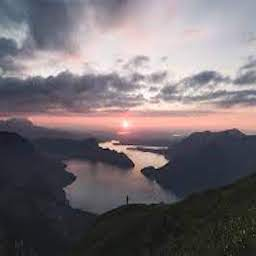
#> input picture Fifth/scenery.jpeg, 256 x 256 px, found by its file name
$ python robert.py
#> lines starting #> are read from the running program, lines starting #| are printed output that depends on the picture
import sys
import numpy as np
from scipy import ndimage
import matplotlib.pyplot as plt
from skimage import io
from sklearn.preprocessing import normalize

plt.rcParams['figure.figsize'] = [10, 5]

roberts_cross_v = np.array( [[ 0, 0, 0 ],
                             [ 0, 1, 0 ],
                             [ 0, 0,-1 ]] )

roberts_cross_h = np.array( [[ 0, 0, 0 ],
                             [ 0, 0, 1 ],
                             [ 0,-1, 0 ]] )

img_1 = io.imread('Fifth/scenery.jpeg')
#> img_1 is the input picture: shape (256, 256, 3); mean R, G, B 116.8, 108.9, 113.2

img = img_1.astype('float64')
gray_img = np.dot(img[...,:3], [0.2989, 0.5870, 0.1140])
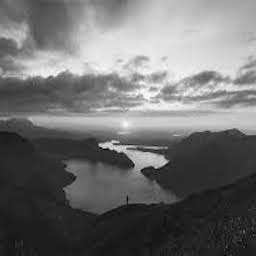
#> gray_img: shape (256, 256) float64; min 3.22, max 253, mean 111.7
gray_img /= 255

vertical = ndimage.convolve( gray_img, roberts_cross_v )
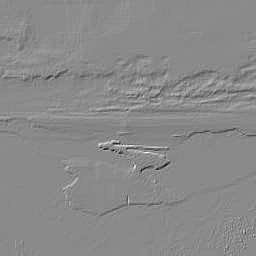
#> vertical: shape (256, 256) float64; min -0.616, max 0.52, mean -0.00103; drawn with min black and max white
horizontal = ndimage.convolve( gray_img, roberts_cross_h )
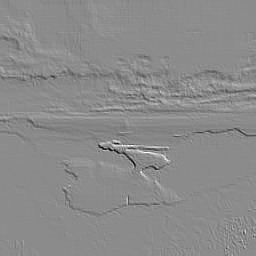
#> horizontal: shape (256, 256) float64; min -0.585, max 0.481, mean -0.00229; drawn with min black and max white

#computing the magnitude
edged_img = np.sqrt( np.square(horizontal) + np.square(vertical))
#computing the phase
dft = np.fft.fft2(edged_img)
dft_shift = np.fft.fftshift(dft)
magnitude_spectrum = 20*np.log(np.abs(dft_shift))
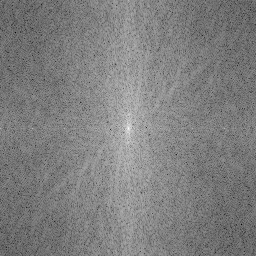
#> magnitude_spectrum: shape (256, 256) float64; min -99.79, max 151.9, mean 25.8; drawn with min black and max white
magnitude_spectrum = np.asarray(magnitude_spectrum, dtype=np.uint8)
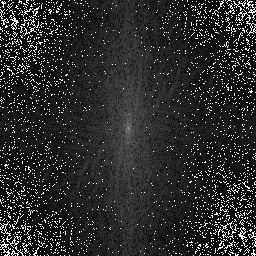
#> magnitude_spectrum: shape (256, 256); min 0, max 255, mean 45.4

#normalization
edged_img_normalized = normalize(edged_img, norm='l2', axis=1, copy=True, return_norm=False)
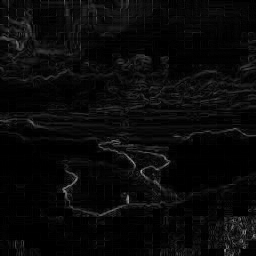
#> edged_img_normalized: shape (256, 256) float64; min 0, max 0.63, mean 0.0394
phase_spectrum_normalized = normalize(magnitude_spectrum, norm='l2', axis=1, copy=True, return_norm=False)
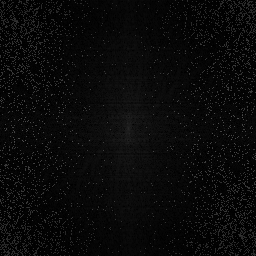
#> phase_spectrum_normalized: shape (256, 256) float64; min 0, max 0.336, mean 0.0388

plt.subplot(1,3,1),plt.imshow(img_1,cmap = 'gray')
plt.title('Original'), plt.xticks([]), plt.yticks([])
plt.subplot(1,3,2),plt.imshow(edged_img_normalized,cmap = 'gray')
plt.title('Robert'), plt.xticks([]), plt.yticks([])
plt.subplot(1,3,3),plt.imshow(phase_spectrum_normalized,cmap = 'gray')
plt.title('phase of Robert'), plt.xticks([]), plt.yticks([])
plt.show()
